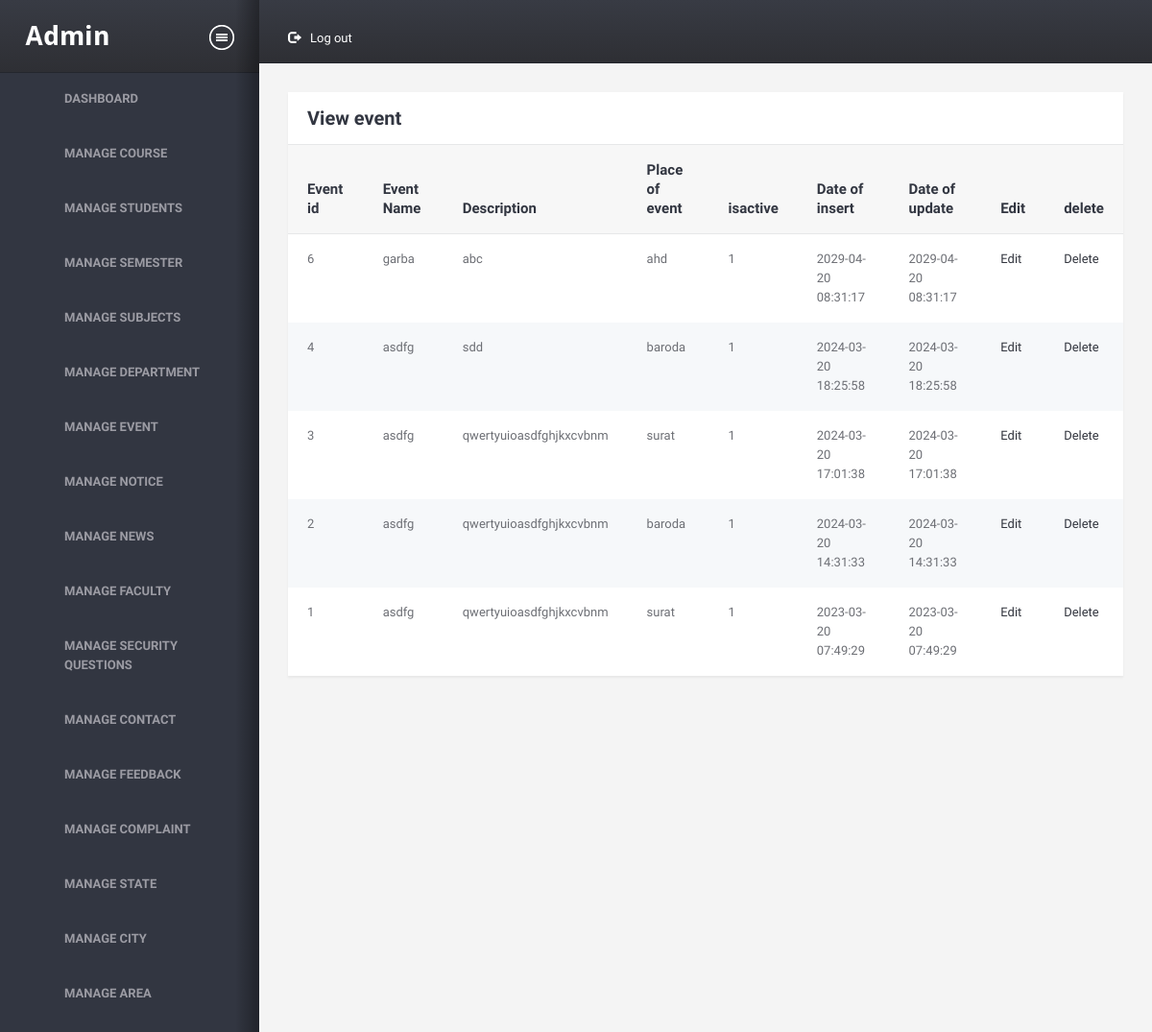
/admin/viewevent.php (signed in), run on the app's committed database.
### tables this page shows
CREATE TABLE `event` (
  `event_id` int(11) NOT NULL,
  `event_name` varchar(20) NOT NULL,
  `description` varchar(500) NOT NULL,
  `place_of_event` varchar(20) NOT NULL,
  `isactive` int(1) NOT NULL,
  `dou` datetime NOT NULL,
  `doi` datetime NOT NULL
);

### admin/viewevent.php (the view, shortened to what this page needs)
<!DOCTYPE HTML>
<html>
<head>
<link href="assets/css/A.style.css%2bbootstrap.css%2cMcc.0ONHoLZfWm.css.pagespeed.cf.2IS1LTyY4Z.css" rel="stylesheet" media="screen"/>
</head>
<body>
<div class="wrapper">
    <div class="structure-row">
        <?php require 'sidebar.php';?>
        <div class="right-sec">
            <header>
                <nav class="topnav">
                    <ul id="nav1">
                        <li class="settings">
                            <a href="logout.php"><i class="glyphicon glyphicon-log-out"></i>Log out</a>
                        </li>
                    </ul>
                </nav>
                <div class="clearfix"></div>
            </header>
            <div class="content-section">
                <div class="container-liquid">
                    <div class="row">
                        <div class="col-xs-12">
                            <div class="sec-box">
                                <a class="closethis">Close</a>
                                <header>
                                    <h2 class="heading">View event</h2>
                                </header>
                                <div class="contents">
                                    <a class="togglethis">Toggle</a>
                                    <section>
                                        <table class="table">
                                            <thead>
                                                <tr>
                                                    <th>Event id</th>
                                                    <th>Event Name</th>
                                                    <th>Description</th>
                                                    <th>Place of event</th>
                                                    <th>isactive</th>
                                                    <th>Date of insert</th>
                                                    <th>Date of update</th>
                                                    <th>Edit</th>
                                                    <th>delete</th>
                                                </tr>
                                            </thead>
                                            <?php
                require '../common/dbconnect.php';
                $qry = "SELECT * FROM event WHERE isactive !=2 order by event_id desc";
                $rs = mysqli_query($conn,$qry);
                if (mysqli_num_rows($rs)>0)
                {
                    while ($row = mysqli_fetch_assoc($rs))
                    {
                        ?>
                        <tr>
                        <td><?php echo $row['event_id']; ?></td>
                        <td><?php echo $row['event_name']; ?></td>
                        <td><?php echo $row['description']; ?></td>
                        <td><?php echo $row['place_of_event']; ?></td>
                        <td><?php echo $row['isactive']; ?></td>
                        <td><?php echo $row['doi']; ?></td>
                        <td><?php echo $row['dou']; ?></td>
                        <td><a href="editevent.php?id=<?php echo $row['event_id'];?>">Edit</a></td>
                        <td><a href="deleteevent.php?id=<?php echo $row['event_id'];?>">Delete</a></td>
                        </tr>
                        <?php
                    }
                }
                else
                {
                    echo "0 Row found";
                }
                         ?>
                                        </table>
                                    </section>
                                </div>
                            </div>
                        </div>
                    </div>
                </div>
            </div>
        </div>
    </div>
</div>
</body>
</html>

### data on the page
event: event_id "6", event_name "garba", description "abc", place_of_event "ahd", isactive "1", doi "2029-04-20 08:31:17", dou "2029-04-20 08:31:17"
event: event_id "4", event_name "asdfg", description "sdd", place_of_event "baroda", isactive "1", doi "2024-03-20 18:25:58", dou "2024-03-20 18:25:58"
event: event_id "3", event_name "asdfg", description "qwertyuioasdfghjkxcvbnm", place_of_event "surat", isactive "1", doi "2024-03-20 17:01:38", dou "2024-03-20 17:01:38"
event: event_id "2", event_name "asdfg", description "qwertyuioasdfghjkxcvbnm", place_of_event "baroda", isactive "1", doi "2024-03-20 14:31:33", dou "2024-03-20 14:31:33"
event: event_id "1", event_name "asdfg", description "qwertyuioasdfghjkxcvbnm", place_of_event "surat", isactive "1", doi "2023-03-20 07:49:29", dou "2023-03-20 07:49:29"
